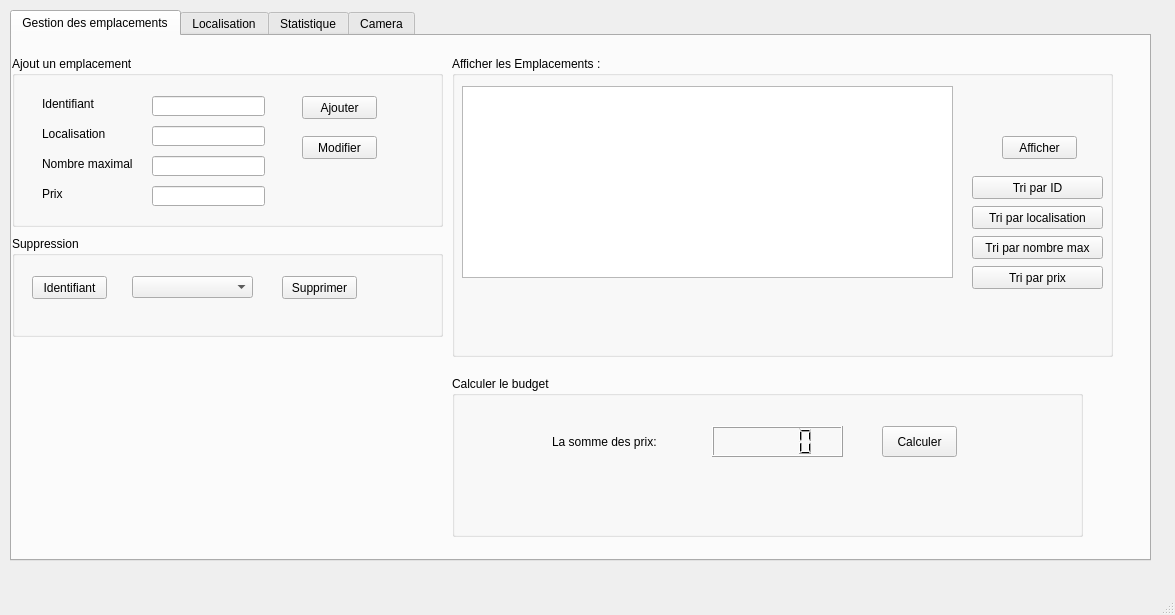
<?xml version="1.0" encoding="UTF-8"?>
<ui version="4.0">
 <class>maquette</class>
 <widget class="QMainWindow" name="maquette">
  <property name="geometry">
   <rect>
    <x>0</x>
    <y>0</y>
    <width>1175</width>
    <height>615</height>
   </rect>
  </property>
  <property name="windowTitle">
   <string>SmartStation</string>
  </property>
  <widget class="QWidget" name="centralwidget">
   <widget class="QTabWidget" name="tab_supprimer">
    <property name="geometry">
     <rect>
      <x>10</x>
      <y>10</y>
      <width>1141</width>
      <height>551</height>
     </rect>
    </property>
    <property name="font">
     <font>
      <family>MS Shell Dlg 2</family>
     </font>
    </property>
    <property name="currentIndex">
     <number>0</number>
    </property>
    <widget class="QWidget" name="tab">
     <attribute name="title">
      <string>Gestion des emplacements</string>
     </attribute>
     <widget class="QGroupBox" name="groupBox_2">
      <property name="geometry">
       <rect>
        <x>0</x>
        <y>20</y>
        <width>431</width>
        <height>171</height>
       </rect>
      </property>
      <property name="title">
       <string>Ajout un emplacement</string>
      </property>
      <widget class="QLabel" name="label_5">
       <property name="geometry">
        <rect>
         <x>30</x>
         <y>40</y>
         <width>101</width>
         <height>16</height>
        </rect>
       </property>
       <property name="text">
        <string>Identifiant</string>
       </property>
      </widget>
      <widget class="QLabel" name="label_6">
       <property name="geometry">
        <rect>
         <x>30</x>
         <y>70</y>
         <width>101</width>
         <height>16</height>
        </rect>
       </property>
       <property name="text">
        <string>Localisation</string>
       </property>
      </widget>
      <widget class="QLabel" name="label_7">
       <property name="geometry">
        <rect>
         <x>30</x>
         <y>100</y>
         <width>91</width>
         <height>16</height>
        </rect>
       </property>
       <property name="text">
        <string>Nombre maximale</string>
       </property>
      </widget>
      <widget class="QLineEdit" name="le_id">
       <property name="geometry">
        <rect>
         <x>140</x>
         <y>40</y>
         <width>113</width>
         <height>20</height>
        </rect>
       </property>
      </widget>
      <widget class="QLineEdit" name="le_localisation">
       <property name="geometry">
        <rect>
         <x>140</x>
         <y>70</y>
         <width>113</width>
         <height>20</height>
        </rect>
       </property>
      </widget>
      <widget class="QLineEdit" name="le_nb_max">
       <property name="geometry">
        <rect>
         <x>140</x>
         <y>100</y>
         <width>113</width>
         <height>20</height>
        </rect>
       </property>
      </widget>
      <widget class="QPushButton" name="pb_ajouter">
       <property name="geometry">
        <rect>
         <x>290</x>
         <y>40</y>
         <width>75</width>
         <height>23</height>
        </rect>
       </property>
       <property name="text">
        <string>Ajouter</string>
       </property>
      </widget>
      <widget class="QPushButton" name="pb_modifier">
       <property name="geometry">
        <rect>
         <x>290</x>
         <y>80</y>
         <width>75</width>
         <height>23</height>
        </rect>
       </property>
       <property name="text">
        <string>Modifier</string>
       </property>
      </widget>
      <widget class="QLineEdit" name="le_prix">
       <property name="geometry">
        <rect>
         <x>140</x>
         <y>130</y>
         <width>113</width>
         <height>20</height>
        </rect>
       </property>
      </widget>
      <widget class="QLabel" name="label_8">
       <property name="geometry">
        <rect>
         <x>30</x>
         <y>130</y>
         <width>91</width>
         <height>16</height>
        </rect>
       </property>
       <property name="text">
        <string>Prix</string>
       </property>
      </widget>
     </widget>
     <widget class="QGroupBox" name="groupBox_4">
      <property name="geometry">
       <rect>
        <x>0</x>
        <y>200</y>
        <width>431</width>
        <height>101</height>
       </rect>
      </property>
      <property name="title">
       <string>Suppression</string>
      </property>
      <widget class="QPushButton" name="pb_supprimer">
       <property name="geometry">
        <rect>
         <x>270</x>
         <y>40</y>
         <width>75</width>
         <height>23</height>
        </rect>
       </property>
       <property name="text">
        <string>Supprimer</string>
       </property>
      </widget>
      <widget class="QComboBox" name="sup">
       <property name="geometry">
        <rect>
         <x>120</x>
         <y>40</y>
         <width>121</width>
         <height>22</height>
        </rect>
       </property>
      </widget>
      <widget class="QPushButton" name="pb_id_afficher">
       <property name="geometry">
        <rect>
         <x>20</x>
         <y>40</y>
         <width>75</width>
         <height>23</height>
        </rect>
       </property>
       <property name="text">
        <string>Identifiant</string>
       </property>
      </widget>
     </widget>
     <widget class="QGroupBox" name="groupBox_5">
      <property name="geometry">
       <rect>
        <x>440</x>
        <y>20</y>
        <width>661</width>
        <height>301</height>
       </rect>
      </property>
      <property name="title">
       <string>Afficher les Emplacements :</string>
      </property>
      <widget class="QTableView" name="tab_emplacement">
       <property name="geometry">
        <rect>
         <x>10</x>
         <y>30</y>
         <width>491</width>
         <height>192</height>
        </rect>
       </property>
      </widget>
      <widget class="QPushButton" name="pb_afficher">
       <property name="geometry">
        <rect>
         <x>550</x>
         <y>80</y>
         <width>75</width>
         <height>23</height>
        </rect>
       </property>
       <property name="text">
        <string>Afficher</string>
       </property>
      </widget>
      <widget class="QPushButton" name="pb_triId">
       <property name="geometry">
        <rect>
         <x>520</x>
         <y>120</y>
         <width>131</width>
         <height>23</height>
        </rect>
       </property>
       <property name="text">
        <string>Tri par ID</string>
       </property>
      </widget>
      <widget class="QPushButton" name="pb_triLocalisation">
       <property name="geometry">
        <rect>
         <x>520</x>
         <y>150</y>
         <width>131</width>
         <height>23</height>
        </rect>
       </property>
       <property name="text">
        <string>Tri par localisation</string>
       </property>
      </widget>
      <widget class="QPushButton" name="pb_triPrix">
       <property name="geometry">
        <rect>
         <x>520</x>
         <y>210</y>
         <width>131</width>
         <height>23</height>
        </rect>
       </property>
       <property name="text">
        <string>Tri par prix</string>
       </property>
      </widget>
      <widget class="QPushButton" name="pb_triNbMax">
       <property name="geometry">
        <rect>
         <x>520</x>
         <y>180</y>
         <width>131</width>
         <height>23</height>
        </rect>
       </property>
       <property name="text">
        <string>Tri par nombre max</string>
       </property>
      </widget>
     </widget>
     <widget class="QGroupBox" name="groupBox_6">
      <property name="geometry">
       <rect>
        <x>440</x>
        <y>340</y>
        <width>631</width>
        <height>161</height>
       </rect>
      </property>
      <property name="title">
       <string>Calculer le budget</string>
      </property>
      <widget class="QLabel" name="label_3">
       <property name="geometry">
        <rect>
         <x>100</x>
         <y>50</y>
         <width>181</width>
         <height>31</height>
        </rect>
       </property>
       <property name="text">
        <string>La somme des prix:</string>
       </property>
      </widget>
      <widget class="QPushButton" name="pb_calculer">
       <property name="geometry">
        <rect>
         <x>430</x>
         <y>50</y>
         <width>75</width>
         <height>31</height>
        </rect>
       </property>
       <property name="text">
        <string>Calculer</string>
       </property>
      </widget>
      <widget class="QLCDNumber" name="res_calculer">
       <property name="geometry">
        <rect>
         <x>260</x>
         <y>50</y>
         <width>131</width>
         <height>31</height>
        </rect>
       </property>
      </widget>
     </widget>
    </widget>
    <widget class="QWidget" name="tab_2">
     <attribute name="title">
      <string>Localisation</string>
     </attribute>
     <widget class="QLabel" name="label_pic">
      <property name="geometry">
       <rect>
        <x>30</x>
        <y>40</y>
        <width>1031</width>
        <height>431</height>
       </rect>
      </property>
      <property name="text">
       <string/>
      </property>
     </widget>
     <widget class="QGroupBox" name="groupBox_7">
      <property name="geometry">
       <rect>
        <x>30</x>
        <y>40</y>
        <width>431</width>
        <height>161</height>
       </rect>
      </property>
      <property name="title">
       <string>Localisation:</string>
      </property>
      <widget class="QComboBox" name="Localisation_combobox">
       <property name="geometry">
        <rect>
         <x>190</x>
         <y>40</y>
         <width>121</width>
         <height>22</height>
        </rect>
       </property>
      </widget>
      <widget class="QPushButton" name="pb_localisation">
       <property name="geometry">
        <rect>
         <x>280</x>
         <y>120</y>
         <width>121</width>
         <height>23</height>
        </rect>
       </property>
       <property name="text">
        <string>Localisation</string>
       </property>
      </widget>
      <widget class="QPushButton" name="pb_localisation_afficher">
       <property name="geometry">
        <rect>
         <x>20</x>
         <y>40</y>
         <width>151</width>
         <height>23</height>
        </rect>
       </property>
       <property name="text">
        <string>Localisation afficher</string>
       </property>
      </widget>
     </widget>
    </widget>
    <widget class="QWidget" name="tab_3">
     <attribute name="title">
      <string>Statistique</string>
     </attribute>
     <widget class="QFrame" name="horizontalFrame">
      <property name="geometry">
       <rect>
        <x>20</x>
        <y>10</y>
        <width>1091</width>
        <height>501</height>
       </rect>
      </property>
      <layout class="QHBoxLayout" name="horizontalLayout">
       <item>
        <widget class="QPushButton" name="pb_stat">
         <property name="text">
          <string>STATISIQUE</string>
         </property>
        </widget>
       </item>
      </layout>
     </widget>
    </widget>
    <widget class="QWidget" name="tab_4">
     <attribute name="title">
      <string>Camera</string>
     </attribute>
     <widget class="QPushButton" name="pb_option">
      <property name="geometry">
       <rect>
        <x>70</x>
        <y>20</y>
        <width>491</width>
        <height>31</height>
       </rect>
      </property>
      <property name="text">
       <string>Options</string>
      </property>
     </widget>
     <widget class="QScrollArea" name="scrollArea">
      <property name="geometry">
       <rect>
        <x>70</x>
        <y>60</y>
        <width>491</width>
        <height>391</height>
       </rect>
      </property>
      <property name="widgetResizable">
       <bool>true</bool>
      </property>
      <widget class="QWidget" name="scrollAreaWidgetContents">
       <property name="geometry">
        <rect>
         <x>0</x>
         <y>0</y>
         <width>489</width>
         <height>389</height>
        </rect>
       </property>
      </widget>
     </widget>
    </widget>
   </widget>
  </widget>
  <widget class="QMenuBar" name="menubar">
   <property name="geometry">
    <rect>
     <x>0</x>
     <y>0</y>
     <width>1175</width>
     <height>25</height>
    </rect>
   </property>
  </widget>
  <widget class="QStatusBar" name="statusbar"/>
 </widget>
 <resources/>
 <connections/>
</ui>
